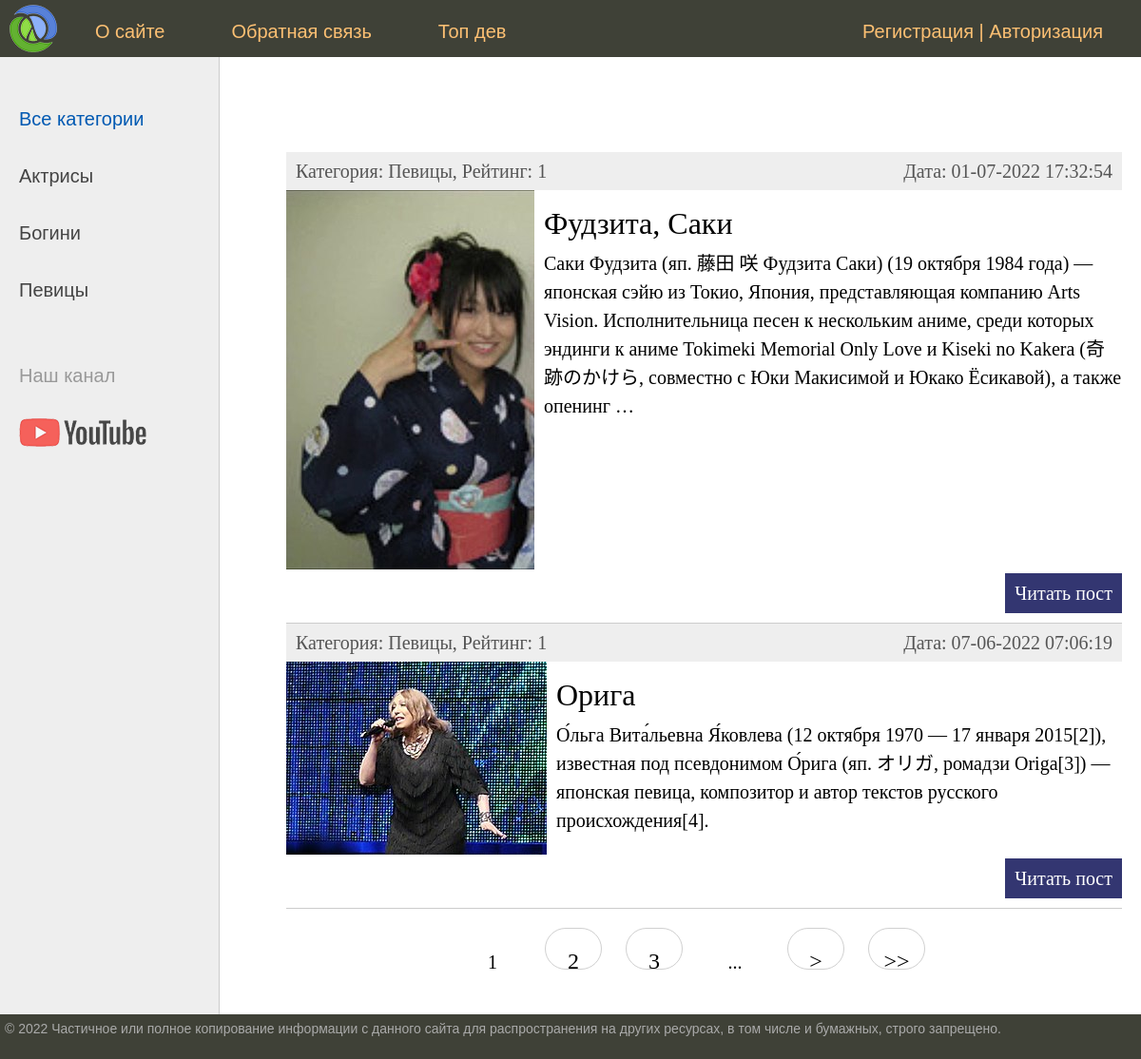
The app's page /, older data.
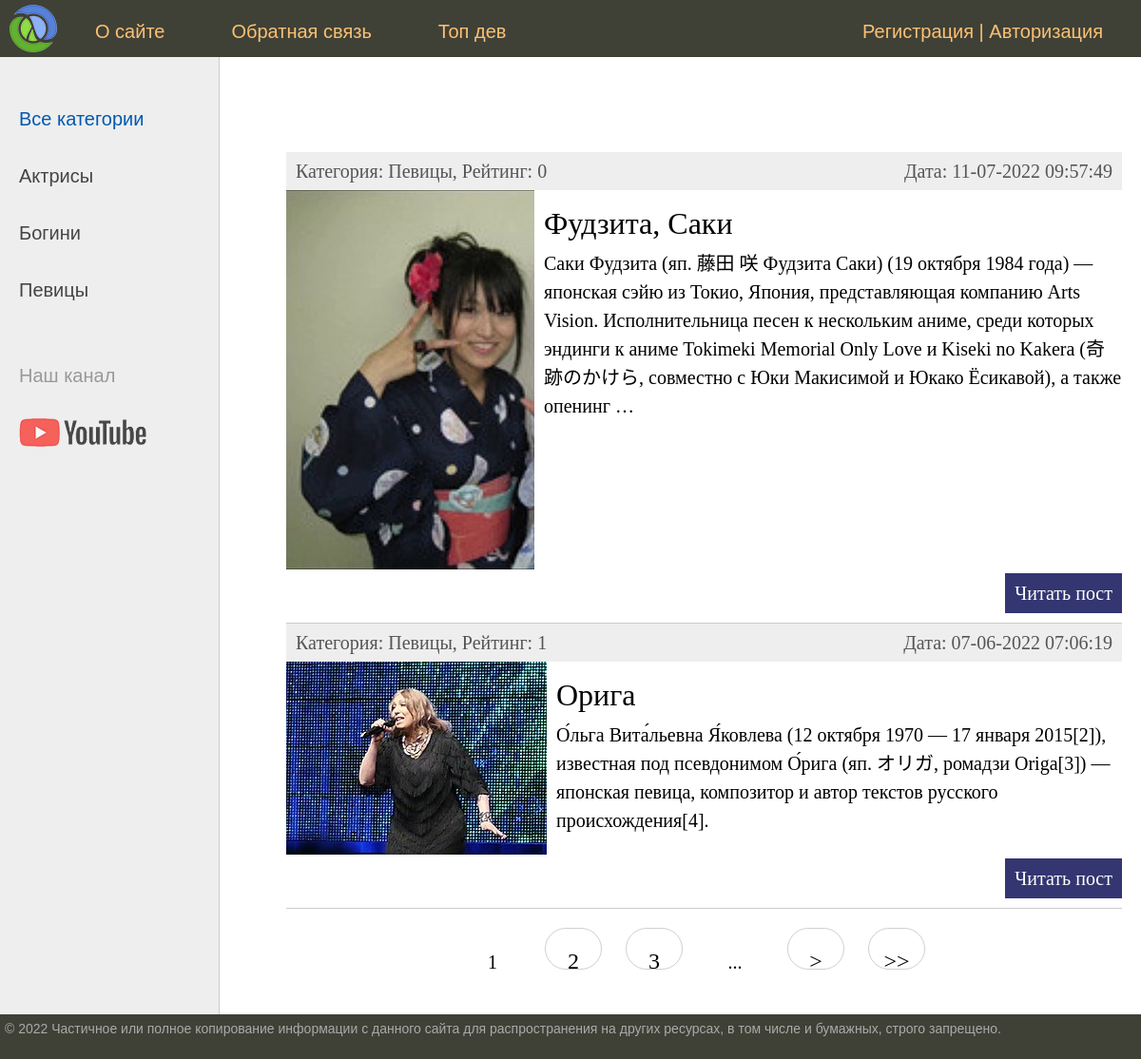
The same page, newer data.
### women/models.py (models this page shows, shortened)
class Women(models.Model):
    title = models.CharField(max_length=255, verbose_name='Заголовок')
    slug = models.SlugField(max_length=255, unique=True, db_index=True, verbose_name='URL')
    content = models.TextField(blank=True, verbose_name='Текст статьи')
    photo = models.ImageField(upload_to="photos/%Y/%m/%d/", verbose_name='Фото')
    time_create = models.DateTimeField(auto_now_add=True, verbose_name='Время создания')
    time_update = models.DateTimeField(auto_now=True, verbose_name='Время изменения')
    like = models.IntegerField(default=0, verbose_name='Лайки')
    dislike = models.IntegerField(default=0, verbose_name='Дизлайки')
    is_published = models.BooleanField(default=True, verbose_name='Публикация')
    cat = models.ForeignKey('Category', on_delete=models.PROTECT, verbose_name='Категория')
    def get_absolute_url(self):
        return reverse('post', kwargs={'post_slug': self.slug})
    class Meta:
        verbose_name = 'Известные женщины'
        verbose_name_plural = 'Известные женщины'
        ordering = ['time_create', 'title']

class Category(models.Model):
    name = models.CharField(max_length=100, db_index=True, verbose_name='Название категории')
    slug = models.SlugField(max_length=255, unique=True, db_index=True, verbose_name='URL')
    def __str__(self):
        return self.name
    def get_absolute_url(self):
        return reverse('category', kwargs={'cat_slug': self.slug})
    class Meta:
        verbose_name = 'Категория'
        verbose_name_plural = 'Категории'
        ordering = ['name']

### women/views.py (the view)
# urls.py: path('', WomenHome.as_view(), name='home'),
class WomenHome(DataMixin, ListView):
    context_object_name = 'posts'
    queryset = Women.objects.select_related('cat')
    template_name = 'women/index.html'
    paginate_by = 2
    def get_context_data(self, *, object_list=None, **kwargs):
        context = super().get_context_data(**kwargs)
        c_def = self.get_user_context(title="Главная страница")
        return dict(**context, **c_def)

### women/templatetags/women_tags.py (called while the page is built)
@register.inclusion_tag('usertags/list_categories.html')
def show_categories(sort=None, cat_selected=None):
    if not sort:
        cats = Category.objects.all()
    else:
        cats = Category.objects.order_by(sort)
    return {"cats": cats, "cat_selected": cat_selected}

### women/utils.py (called while the page is built)
    def get_user_context(self, **kwargs):
        context = kwargs
        user_menu = menu.copy()
        if not self.request.user.is_authenticated:
            user_menu.pop(1)
            context['login_form'] = LoginUserForm
        context['menu'] = user_menu
        if 'cat_selected' not in context:
            context['cat_selected'] = 0
        return context

### women/templates/women/index.html (shortened to what this page needs)
{% extends 'women/base.html' %}
{% load mathfilters %}
{% block content %}
    <ul class="list-articles">
        {% for p in posts %}
            <li>
                <div class="article-panel">
                    <p class="first">Категория: {{p.cat}}, Рейтинг: {{ p.like|sub:p.dislike }}</p>
                    <p class="last">Дата: {{p.time_update|date:"d-m-Y H:i:s"}}</p>
                </div>
                {% if p.photo %}
                    <p><img class="img-article-left thumn" src="{{ p.photo.url }}"></p>
                {% endif %}
                <h2>{{p.title}}</h2>
                {% autoescape on %}
                    {{p.content|linebreaks|truncatewords:50}}
                {% endautoescape %}
                <p class="link-read-post"><a href="{{ p.get_absolute_url }}">Читать пост</a></p>
            </li>
        {% endfor %}
    </ul>
{% endblock %}

Row changes from the older to the newer data that the page shows:
changed Women "Фудзита, Саки": like|sub "1" → "0"; time_update "01-07-2022 17:32:54" → "11-07-2022 09:57:49"
